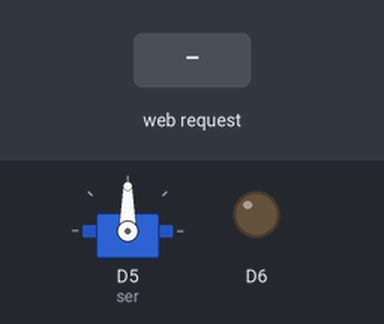
The sketch below on a simulated ESP8266 (NodeMCU). Shown: servo, output pins drawn as LEDs (lit = HIGH). Inputs (shaded band) come from the test bench. WiFi joins after 1.5 s; servers stay silent unless stated; what the sketch prints to the serial monitor is not drawn.

Above: at 2.7 s.
2.8 s: HTTP request GET /D1/0 received
At 3.6 s:
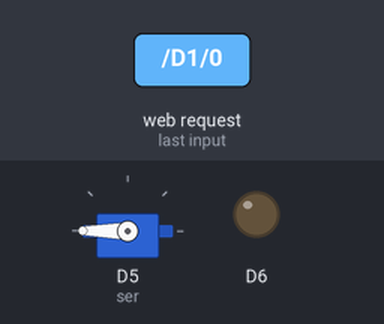
4.3 s: HTTP request GET /D1/1 received
At 7.0 s:
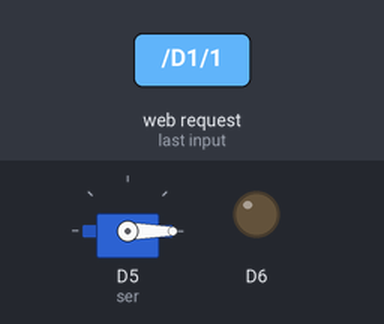
7.3 s: HTTP request GET /D2/1 received
At 8.2 s:
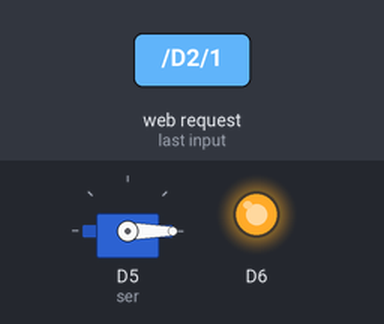
8.8 s: HTTP request GET /D1/0 received
At 9.4 s:
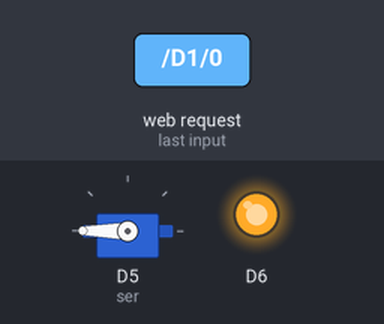
10.3 s: HTTP request GET /D2/0 received
At 12.9 s:
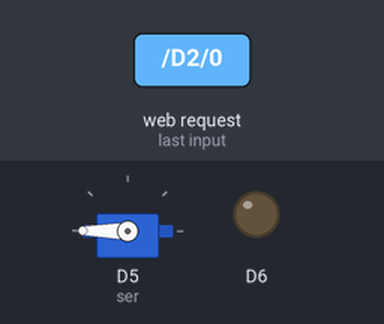
Timing chart, 0 to 14.3 s (numbered marks = the images above; inputs shaded):
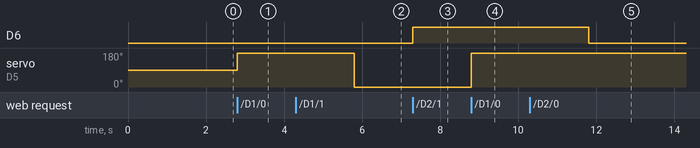

Measured:
- after the input at 2.8 s, servo on D5 (ser): 90° → 180° at once
- after the input at 4.3 s, servo on D5 (ser): 180° → 0° after 1.5 s
- after the input at 7.3 s, D6: LOW → HIGH at once
- after the input at 8.8 s, servo on D5 (ser): 0° → 180° at once
- after the input at 10.3 s, D6: HIGH → LOW after 1.5 s

The sketch:

LOCK_FInal_ONOFF.ino.ino
```cpp
#include <ESP8266WiFi.h>
#include <ESP8266WebServer.h>
#include <Servo.h>

Servo ser;
const char* ssid = "iPhone";
const char* password = "jenika3mehta";

int pos=0;
// Create an instance of the server
// specify the port to listen on as an argument
WiFiServer server(80);

void setup() {
  Serial.begin(115200);
  delay(10);

  pinMode(12,OUTPUT);

  ser.attach(14); //GPIO14 is D5

  // Connect to WiFi network
  Serial.println();
  Serial.println();
  Serial.print("Connecting to ");
  Serial.println(ssid);

  WiFi.begin(ssid, password);

  while (WiFi.status() != WL_CONNECTED) {
    delay(500);
    Serial.print(".");
  }
  Serial.println("");
  Serial.println("WiFi connected");

  // Start the server
  server.begin();
  Serial.println("Server started");

  // Print the IP address
  Serial.println(WiFi.localIP());
}
void loop() {
  // Check if a client has connected
  WiFiClient client = server.available();
  if (!client) {
    return;
  }

  // Wait until the client sends some data
  Serial.println("new client");
  while(!client.available()){
    delay(1);
  }

  // Read the first line of the request
  String req = client.readStringUntil('\r');
  Serial.println(req);
  client.flush();

  // Match the request
  int val;
  String m;
  if (req.indexOf("/D1/0") != -1){
    m = "D1 is Low";
    ser.attach(14);
    ser.write(180);// waits 15ms for the servo to reach the position
    delay(1000);
    ser.detach();
    ser.write(0);
    delay(2000);
  }

  else if (req.indexOf("/D1/1") != -1){
    m = "D1 is High";
    ser.attach(14);
    ser.write(0);
    delay(1000);
    ser.detach();
  }

  else if (req.indexOf("/D2/0") != -1){
    m = "D2 is Low";
    digitalWrite(12, 0);
  }
  else if (req.indexOf("/D2/1") != -1){
    m = "D2 is High";
    digitalWrite(12, 1);
  }

  else {
    Serial.println("invalid request");
    client.stop();
    return;
  }


  client.flush();

  // Prepare the response
  String s = "HTTP/1.1 200 OK\r\nContent-Type: text/html\r\n\r\n<!DOCTYPE HTML>\r\n<head><meta http-equiv=\"Access-Control-Allow-Origin\" content=\"*\"></head>\n<html>\r\n" +m;
  s += "</html>\n";

  // Send the response to the client
  client.print(s);
  delay(1);
  Serial.println("Client disonnected");

  // The client will actually be disconnected
  // when the function returns and 'client' object is detroyed
}
```
